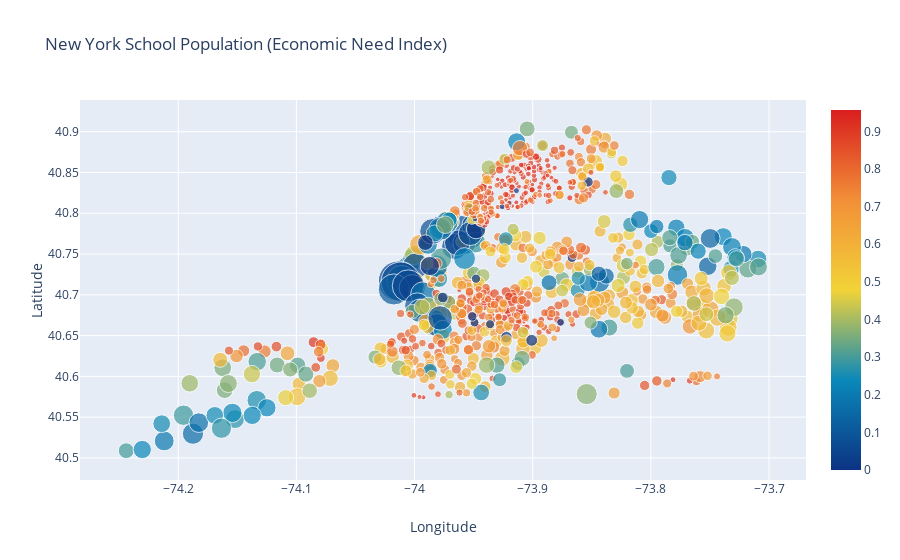

The code cell stored with this chart in its notebook:
### Code cell
from plotly.offline import init_notebook_mode, iplot
init_notebook_mode(connected=True)
import plotly.graph_objs as go
import plotly.figure_factory as ff
from plotly import tools
import chart_studio.plotly as py

df_no_na = df.copy()
df_no_na.fillna(0, inplace=True)

data = [
    {
        'x': df_no_na["Longitude"],
        'y': df_no_na["Latitude"],
        'text': df_no_na["School Name"],
        'mode': 'markers',
        'marker': {
            'color': df_no_na["Economic Need Index"],
            'size': df_no_na["School Income Estimate"]/4500,
            'showscale': True,
            'colorscale':'Portland'
        }
    }
]

layout= go.Layout(
    title= 'New York School Population (Economic Need Index)',
    xaxis= dict(
        title= 'Longitude'
    ),
    yaxis=dict(
        title='Latitude'
    ))
fig = go.Figure(data=data, layout=layout)
iplot(fig, filename='scatter_hover_labels')

### Figure 1 — Plotly figure (JSON) as saved in the notebook; plotly's stock layout.template omitted (floating-point values rounded to 4 significant figures; data arrays with more than 128 entries replaced by an {"elided": "..."} marker saying what was removed)
{"data": [{"marker": {"color": {"elided": "1272 float values"}, "colorscale": [[0, "rgb(12,51,131)"], [0.25, "rgb(10,136,186)"], [0.5, "rgb(242,211,56)"], [0.75, "rgb(242,143,56)"], [1, "rgb(217,30,30)"]], "showscale": true, "size": {"elided": "1272 float values"}}, "mode": "markers", "text": {"elided": "1272 str values"}, "type": "scatter", "x": {"elided": "1272 float values"}, "y": {"elided": "1272 float values"}}], "layout": {"title": {"text": "New York School Population (Economic Need Index)"}, "xaxis": {"title": {"text": "Longitude"}}, "yaxis": {"title": {"text": "Latitude"}}}}
